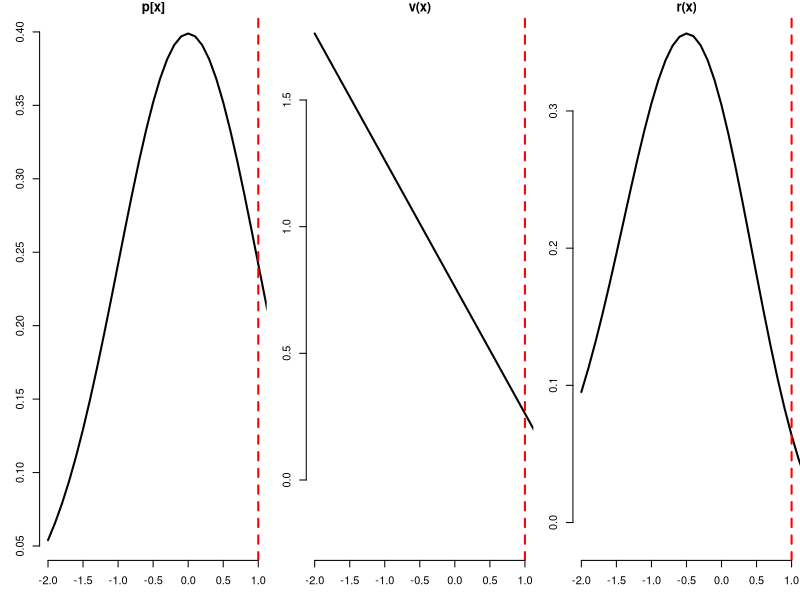
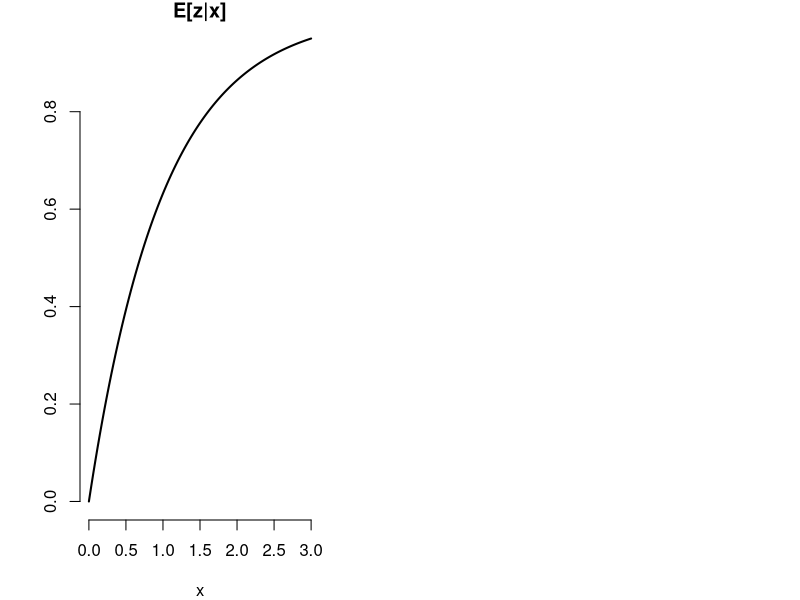
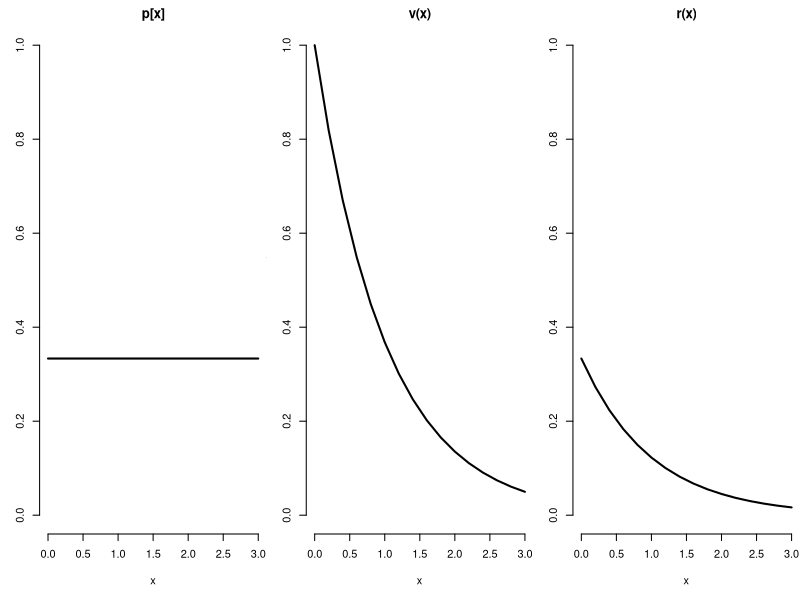
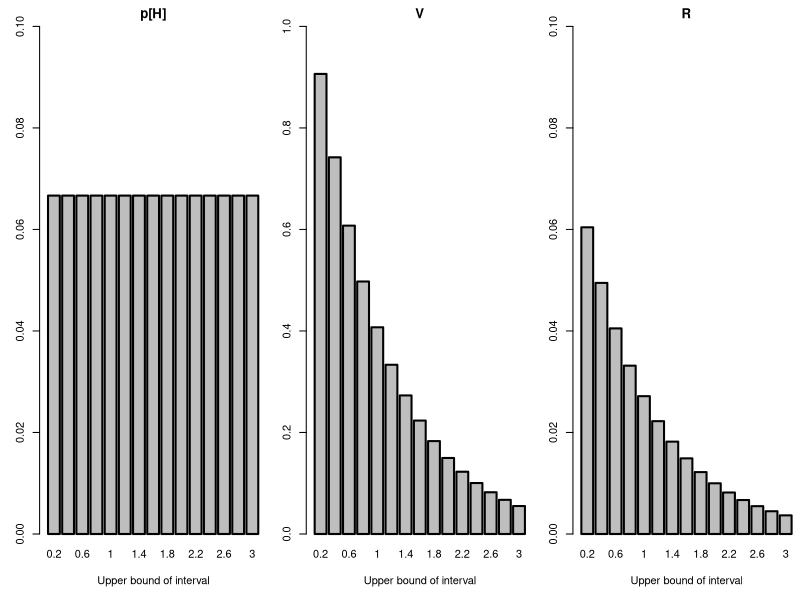
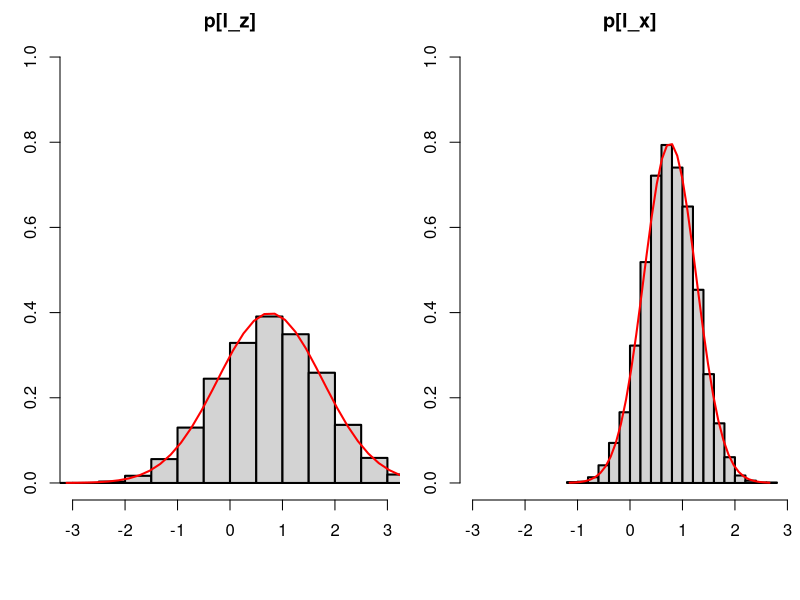
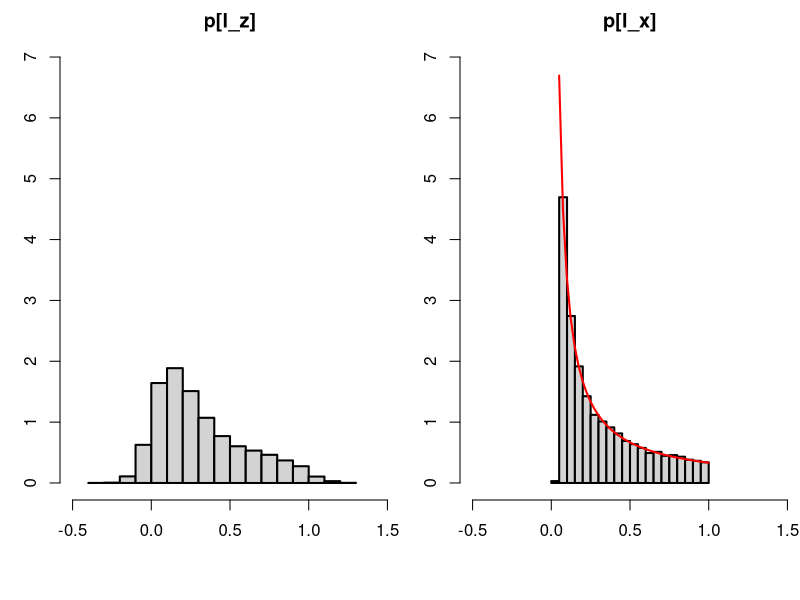

The R source for these figures, in order:
# Probabilistic Risk Analysis and Bayesian Decision Theory - 2nd ed.
# Marcel van Oijen & Mark Brewer (2026)

# Chapter 6: Refining the Hazard II: Continuous PRA

  library(mvtnorm)

## Single-Threshold Continuous PRA

  Ez_Gauss <- function( m.=m, S.=S, thr.=thr ) {
    mx     <- m.[1]   ; mz <- m.[2]
    Sx     <- S.[1,1] ; Sz <- S.[2,2]   ; Sxz    <- S.[1,2]
    pthr   <- dnorm(thr., mx, sqrt(Sx)) ; Fthr   <- pnorm(thr., mx, sqrt(Sx))
    Ez_xlo <- mz - Sxz * pthr / Fthr    ; Ez_xhi <- mz + Sxz * pthr / (1-Fthr)
    result <- c( Ez_xlo, Ez_xhi ) ; names ( result ) <- c( "Ez_xlo", "Ez_xhi" )
    return( result ) }

  mx <- mz <- 0          ; m      <- c( mx, mz )
  Sx <- Sz <- 1          ; rxz    <- 0.5
  S  <- diag( c(Sx,Sz) ) ; S[1,2] <- S[2,1] <- rxz * sqrt(Sx * Sz)
  
  px <- function(x, m=mx, S=Sx) {dnorm(x, m, sqrt(S))}
    Ez_x <- function(x){ mz + (x-mx)*rxz }
  v  <- function(x,thr=1) { Ez_Gauss(m,S,thr)["Ez_xhi"] - Ez_x(x) }
  r  <- function(x,thr=1) { px(x) * v(x,thr) }

  x.seq  <- seq( mx-2, mx+2, length.out=41 ) ; thr <- 1
  px.seq <- px( x.seq )
  v.seq  <- v ( x.seq, thr )
  r.seq  <- r ( x.seq, thr )

  par( mfrow=c(1,3), mar=c(3,3,1,0), bty="n", lwd=2 )
  plot( x.seq, px.seq, type="l", xlab="" , xlim=c(-2,1), main="p[x]" )
    abline( v=thr, col="red", lty=2 )
  plot( x.seq, v.seq , type="l", xlab="" , xlim=c(-2,1), main="v(x)" )
    abline( v=thr, col="red", lty=2 )
  plot( x.seq, r.seq , type="l", xlab="x", xlim=c(-2,1), main="r(x)" )
    abline( v=thr, col="red", lty=2 )

## Zero-Threshold Continuous PRA

  par( mfrow=c(1,2), mar=c(4,4,1,4) )

  curve( 1-exp(-x), xlim=c(0,3), ylab="", main="E[z|x]" )

  px_NL <- function(x){ rep(1/3,length(x)) }
  v_NL  <- function(x){ exp(-x) }
  r_NL  <- function(x){ exp(-x) / 3 }

  n_x       <- 16
  x_NL.seq  <- seq( 0, 3, length.out=n_x )
  px_NL.seq <- px_NL( x_NL.seq )
  v_NL.seq  <- v_NL ( x_NL.seq )
  r_NL.seq  <- r_NL ( x_NL.seq )
  v_NLrange <- range( 0, v_NL.seq )
  
  par( mfrow=c(1,3), mar=c(5,3,2,0), bty="n", lwd=2 )
  plot( x_NL.seq, px_NL.seq, type="l", xlab="x", main="p[x]",
        xlim=c(0,3), ylim=c(0,1) )
  plot( x_NL.seq, v_NL.seq , type="l", xlab="x", main="v(x)",
        xlim=c(0,3), ylim=c(0,1) )
  plot( x_NL.seq, r_NL.seq , type="l", xlab="x", main="r(x)",
        xlim=c(0,3), ylim=c(0,1) )

  R.seq  <- ( exp(-x_NL.seq[-n_x]) - exp(-x_NL.seq[-1]) ) / 3
  pH.seq <- ( x_NL.seq[-1] - x_NL.seq[-n_x] ) / 3
  # V.seq  <- R.seq / pH.seq
  V.seq  <- ( exp(-x_NL.seq[-n_x]) - exp(-x_NL.seq[-1])  ) /
            (      x_NL.seq[-1]    -      x_NL.seq[-n_x] )
  
  par( mfrow=c(1,3), mar=c(5,3,2,0) )
  xtxt <- "Upper bound of interval" ; nms <- x_NL.seq[-1]
  barplot( pH.seq, main="p[H]", xlab=xtxt, ylab="", ylim=c(0,0.1), names=nms )
  barplot( V.seq , main="V"   , xlab=xtxt, ylab="", ylim=c(0,1  ), names=nms )
  barplot( R.seq , main="R"   , xlab=xtxt, ylab="", ylim=c(0,0.1), names=nms )

## Loss Distributions
### Gaussian $E[z|x]$

  xz <- rmvnorm( 1e4, m, S ) ; x <- xz[,1] ; z <- xz[,2] ; thr <- 1
  lz <- mean( z[x>=thr] ) - z
  lx <- v(x)
  
  par( mfrow=c(1,2) )

  hist( lz, freq=F, xlim=c(-3,3), ylim=c(0,1), xlab="", main="p[l_z]" )
  lz.seq <- seq(min(lz), max(lz), length = 40)
  lines( lz.seq, dnorm(lz.seq,0.763,1), col="red" )
  
  hist( lx, freq=F, xlim=c(-3,3), ylim=c(0,1), xlab="", main="p[l_x]" )
  lx.seq <- seq(min(lx), max(lx), length = 40)
  lines( lx.seq, dnorm(0.763-lx.seq,0,0.5), col="red" )

### Negative Exponential $E[z|x]$

  x  <- runif( 1e4, 0, 3 )
  z  <- 1 - exp(-x) + rnorm( 1e4, 0, 0.1 ) ; zmax <- 1
  lz <- zmax - z
  lx <- v_NL(x)
  
  par( mfrow=c(1,2) )

  hist( lz, freq=F, xlim=c(-0.5,1.5), ylim=c(0,7), xlab="", main="p[l_z]" )
  lz.seq <- seq(min(lz), max(lz), length = 40)

  hist( lx, freq=F, xlim=c(-0.5,1.5), ylim=c(0,7), xlab="", main="p[l_x]" )
  lx.seq <- seq(min(lx), max(lx), length = 40)
  lines( lx.seq, 1/(3*lx.seq), col="red" )
